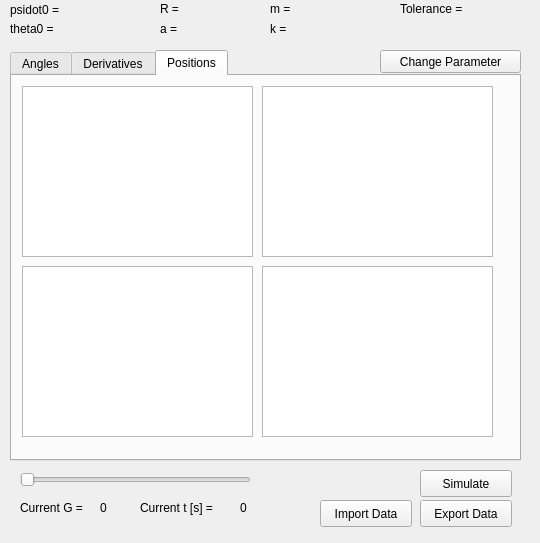
<?xml version="1.0" encoding="UTF-8"?>
<ui version="4.0">
 <class>MainWindow</class>
 <widget class="QMainWindow" name="MainWindow">
  <property name="geometry">
   <rect>
    <x>0</x>
    <y>0</y>
    <width>540</width>
    <height>543</height>
   </rect>
  </property>
  <property name="minimumSize">
   <size>
    <width>540</width>
    <height>543</height>
   </size>
  </property>
  <property name="maximumSize">
   <size>
    <width>540</width>
    <height>543</height>
   </size>
  </property>
  <property name="windowTitle">
   <string>MainWindow</string>
  </property>
  <widget class="QWidget" name="centralWidget">
   <widget class="QTabWidget" name="tabWidget">
    <property name="geometry">
     <rect>
      <x>10</x>
      <y>50</y>
      <width>511</width>
      <height>411</height>
     </rect>
    </property>
    <property name="currentIndex">
     <number>2</number>
    </property>
    <widget class="QWidget" name="Angles">
     <attribute name="title">
      <string>Angles</string>
     </attribute>
     <widget class="QGraphicsView" name="graphicsView_3">
      <property name="geometry">
       <rect>
        <x>10</x>
        <y>190</y>
        <width>231</width>
        <height>171</height>
       </rect>
      </property>
     </widget>
     <widget class="QGraphicsView" name="graphicsView">
      <property name="geometry">
       <rect>
        <x>10</x>
        <y>10</y>
        <width>231</width>
        <height>171</height>
       </rect>
      </property>
     </widget>
     <widget class="QGraphicsView" name="graphicsView_2">
      <property name="geometry">
       <rect>
        <x>250</x>
        <y>10</y>
        <width>231</width>
        <height>171</height>
       </rect>
      </property>
     </widget>
     <widget class="QGraphicsView" name="graphicsView_4">
      <property name="geometry">
       <rect>
        <x>250</x>
        <y>190</y>
        <width>231</width>
        <height>171</height>
       </rect>
      </property>
     </widget>
    </widget>
    <widget class="QWidget" name="Derivatives">
     <attribute name="title">
      <string>Derivatives</string>
     </attribute>
     <widget class="QGraphicsView" name="graphicsView_5">
      <property name="geometry">
       <rect>
        <x>10</x>
        <y>190</y>
        <width>231</width>
        <height>171</height>
       </rect>
      </property>
     </widget>
     <widget class="QGraphicsView" name="graphicsView_6">
      <property name="geometry">
       <rect>
        <x>10</x>
        <y>10</y>
        <width>231</width>
        <height>171</height>
       </rect>
      </property>
     </widget>
     <widget class="QGraphicsView" name="graphicsView_7">
      <property name="geometry">
       <rect>
        <x>250</x>
        <y>10</y>
        <width>231</width>
        <height>171</height>
       </rect>
      </property>
     </widget>
     <widget class="QGraphicsView" name="graphicsView_8">
      <property name="geometry">
       <rect>
        <x>250</x>
        <y>190</y>
        <width>231</width>
        <height>171</height>
       </rect>
      </property>
     </widget>
    </widget>
    <widget class="QWidget" name="Positions">
     <attribute name="title">
      <string>Positions</string>
     </attribute>
     <widget class="QGraphicsView" name="graphicsView_9">
      <property name="geometry">
       <rect>
        <x>250</x>
        <y>10</y>
        <width>231</width>
        <height>171</height>
       </rect>
      </property>
     </widget>
     <widget class="QGraphicsView" name="graphicsView_10">
      <property name="geometry">
       <rect>
        <x>10</x>
        <y>10</y>
        <width>231</width>
        <height>171</height>
       </rect>
      </property>
     </widget>
     <widget class="QGraphicsView" name="graphicsView_11">
      <property name="geometry">
       <rect>
        <x>250</x>
        <y>190</y>
        <width>231</width>
        <height>171</height>
       </rect>
      </property>
     </widget>
     <widget class="QGraphicsView" name="graphicsView_12">
      <property name="geometry">
       <rect>
        <x>10</x>
        <y>190</y>
        <width>231</width>
        <height>171</height>
       </rect>
      </property>
     </widget>
    </widget>
   </widget>
   <widget class="QSlider" name="t_slider">
    <property name="geometry">
     <rect>
      <x>20</x>
      <y>470</y>
      <width>231</width>
      <height>19</height>
     </rect>
    </property>
    <property name="orientation">
     <enum>Qt::Horizontal</enum>
    </property>
   </widget>
   <widget class="QPushButton" name="changeparameter_button">
    <property name="geometry">
     <rect>
      <x>380</x>
      <y>50</y>
      <width>141</width>
      <height>23</height>
     </rect>
    </property>
    <property name="text">
     <string>Change Parameter</string>
    </property>
   </widget>
   <widget class="QPushButton" name="Simulate_button">
    <property name="geometry">
     <rect>
      <x>420</x>
      <y>470</y>
      <width>92</width>
      <height>27</height>
     </rect>
    </property>
    <property name="text">
     <string>Simulate</string>
    </property>
   </widget>
   <widget class="QPushButton" name="Import_button">
    <property name="geometry">
     <rect>
      <x>320</x>
      <y>500</y>
      <width>92</width>
      <height>27</height>
     </rect>
    </property>
    <property name="text">
     <string>Import Data</string>
    </property>
   </widget>
   <widget class="QPushButton" name="Export_button">
    <property name="geometry">
     <rect>
      <x>420</x>
      <y>500</y>
      <width>92</width>
      <height>27</height>
     </rect>
    </property>
    <property name="text">
     <string>Export Data</string>
    </property>
   </widget>
   <widget class="QLabel" name="t_text">
    <property name="geometry">
     <rect>
      <x>140</x>
      <y>500</y>
      <width>91</width>
      <height>16</height>
     </rect>
    </property>
    <property name="text">
     <string>Current t [s] = </string>
    </property>
   </widget>
   <widget class="QLabel" name="G">
    <property name="geometry">
     <rect>
      <x>100</x>
      <y>500</y>
      <width>31</width>
      <height>16</height>
     </rect>
    </property>
    <property name="text">
     <string>0</string>
    </property>
   </widget>
   <widget class="QLabel" name="t">
    <property name="geometry">
     <rect>
      <x>240</x>
      <y>500</y>
      <width>46</width>
      <height>16</height>
     </rect>
    </property>
    <property name="text">
     <string>0</string>
    </property>
   </widget>
   <widget class="QLabel" name="G_text">
    <property name="geometry">
     <rect>
      <x>20</x>
      <y>500</y>
      <width>81</width>
      <height>16</height>
     </rect>
    </property>
    <property name="text">
     <string>Current G = </string>
    </property>
   </widget>
   <widget class="QLabel" name="m_text">
    <property name="geometry">
     <rect>
      <x>270</x>
      <y>0</y>
      <width>31</width>
      <height>17</height>
     </rect>
    </property>
    <property name="text">
     <string>m = </string>
    </property>
   </widget>
   <widget class="QLabel" name="k_text">
    <property name="geometry">
     <rect>
      <x>270</x>
      <y>20</y>
      <width>21</width>
      <height>17</height>
     </rect>
    </property>
    <property name="text">
     <string>k = </string>
    </property>
   </widget>
   <widget class="QLabel" name="Tolerance_text">
    <property name="geometry">
     <rect>
      <x>400</x>
      <y>0</y>
      <width>81</width>
      <height>17</height>
     </rect>
    </property>
    <property name="text">
     <string>Tolerance = </string>
    </property>
   </widget>
   <widget class="QLabel" name="R_text">
    <property name="geometry">
     <rect>
      <x>160</x>
      <y>0</y>
      <width>31</width>
      <height>17</height>
     </rect>
    </property>
    <property name="text">
     <string>R = </string>
    </property>
   </widget>
   <widget class="QLabel" name="a_text">
    <property name="geometry">
     <rect>
      <x>160</x>
      <y>20</y>
      <width>31</width>
      <height>17</height>
     </rect>
    </property>
    <property name="text">
     <string>a = </string>
    </property>
   </widget>
   <widget class="QLabel" name="theta0_text">
    <property name="geometry">
     <rect>
      <x>10</x>
      <y>20</y>
      <width>61</width>
      <height>17</height>
     </rect>
    </property>
    <property name="text">
     <string>theta0 = </string>
    </property>
   </widget>
   <widget class="QLabel" name="psidot0_text">
    <property name="geometry">
     <rect>
      <x>10</x>
      <y>0</y>
      <width>61</width>
      <height>20</height>
     </rect>
    </property>
    <property name="text">
     <string>psidot0 = </string>
    </property>
   </widget>
   <widget class="QLabel" name="psidot0">
    <property name="geometry">
     <rect>
      <x>80</x>
      <y>0</y>
      <width>59</width>
      <height>17</height>
     </rect>
    </property>
    <property name="text">
     <string/>
    </property>
   </widget>
   <widget class="QLabel" name="theta0">
    <property name="geometry">
     <rect>
      <x>80</x>
      <y>20</y>
      <width>59</width>
      <height>17</height>
     </rect>
    </property>
    <property name="text">
     <string/>
    </property>
   </widget>
   <widget class="QLabel" name="R">
    <property name="geometry">
     <rect>
      <x>190</x>
      <y>0</y>
      <width>59</width>
      <height>17</height>
     </rect>
    </property>
    <property name="text">
     <string/>
    </property>
   </widget>
   <widget class="QLabel" name="a">
    <property name="geometry">
     <rect>
      <x>190</x>
      <y>20</y>
      <width>59</width>
      <height>17</height>
     </rect>
    </property>
    <property name="text">
     <string/>
    </property>
   </widget>
   <widget class="QLabel" name="m">
    <property name="geometry">
     <rect>
      <x>300</x>
      <y>0</y>
      <width>59</width>
      <height>17</height>
     </rect>
    </property>
    <property name="text">
     <string/>
    </property>
   </widget>
   <widget class="QLabel" name="k">
    <property name="geometry">
     <rect>
      <x>300</x>
      <y>20</y>
      <width>59</width>
      <height>17</height>
     </rect>
    </property>
    <property name="text">
     <string/>
    </property>
   </widget>
   <widget class="QLabel" name="Tolerance">
    <property name="geometry">
     <rect>
      <x>480</x>
      <y>0</y>
      <width>59</width>
      <height>17</height>
     </rect>
    </property>
    <property name="text">
     <string/>
    </property>
   </widget>
  </widget>
  <action name="actionOpenParameterOptions">
   <property name="text">
    <string>openParameterOptions</string>
   </property>
  </action>
 </widget>
 <layoutdefault spacing="6" margin="11"/>
 <resources/>
 <connections>
  <connection>
   <sender>Export_button</sender>
   <signal>clicked()</signal>
   <receiver>MainWindow</receiver>
   <slot>ExportbuttonClicked()</slot>
   <hints>
    <hint type="sourcelabel">
     <x>492</x>
     <y>513</y>
    </hint>
    <hint type="destinationlabel">
     <x>582</x>
     <y>434</y>
    </hint>
   </hints>
  </connection>
  <connection>
   <sender>changeparameter_button</sender>
   <signal>clicked()</signal>
   <receiver>actionOpenParameterOptions</receiver>
   <slot>trigger()</slot>
   <hints>
    <hint type="sourcelabel">
     <x>445</x>
     <y>59</y>
    </hint>
    <hint type="destinationlabel">
     <x>599</x>
     <y>62</y>
    </hint>
   </hints>
  </connection>
 </connections>
 <slots>
  <slot>ExportbuttonClicked()</slot>
 </slots>
</ui>
